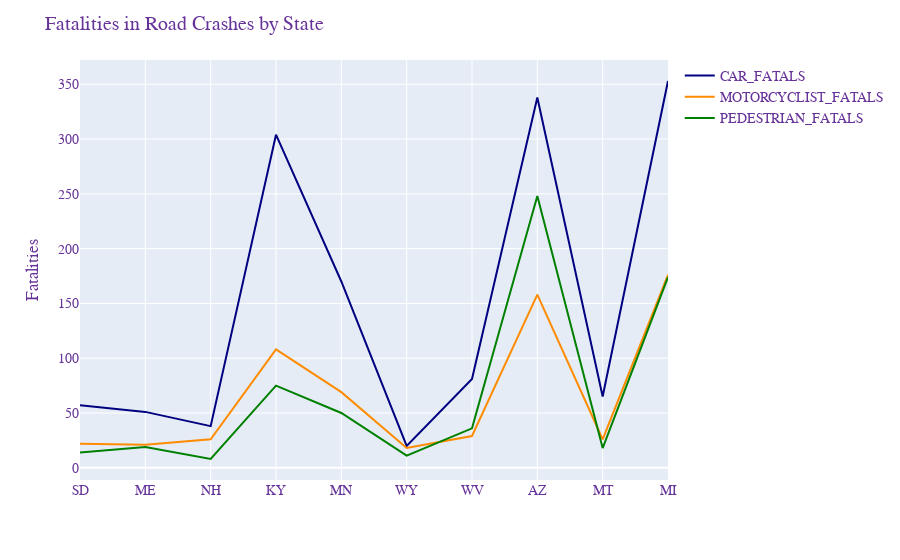

The cell this chart's notebook holds for it:
### Code cell
# Creating a lineplot of State vs Fatalities from Car, Motorcycle and Ped crashes
fig=px.line(group_df11,x='STATE_CODE',y=['CAR_FATALS','MOTORCYCLIST_FATALS','PEDESTRIAN_FATALS'],
        labels={'STATE_CODE':'','value':'Fatalities'}, 
       color_discrete_sequence = ['navy', 'darkorange','green'])
# Setting the font color, size and Title
fig.update_layout(
    font=dict(
        family="Arial",
        size=14,
        color="RebeccaPurple"
    ),
    title='Fatalities in Road Crashes by State',
    legend_title=""
    )

### Figure 1 — Plotly figure (JSON) as saved in the notebook; plotly's stock layout.template omitted (floating-point values rounded to 4 significant figures)
{"data": [{"hovertemplate": "variable=CAR_FATALS<br>=%{x}<br>Fatalities=%{y}<extra></extra>", "legendgroup": "CAR_FATALS", "line": {"color": "navy", "dash": "solid"}, "marker": {"symbol": "circle"}, "mode": "lines", "name": "CAR_FATALS", "orientation": "v", "showlegend": true, "type": "scatter", "x": ["SD", "ME", "NH", "KY", "MN", "WY", "WV", "AZ", "MT", "MI"], "xaxis": "x", "y": [57, 51, 38, 304, 170, 20, 81, 338, 65, 353], "yaxis": "y"}, {"hovertemplate": "variable=MOTORCYCLIST_FATALS<br>=%{x}<br>Fatalities=%{y}<extra></extra>", "legendgroup": "MOTORCYCLIST_FATALS", "line": {"color": "darkorange", "dash": "solid"}, "marker": {"symbol": "circle"}, "mode": "lines", "name": "MOTORCYCLIST_FATALS", "orientation": "v", "showlegend": true, "type": "scatter", "x": ["SD", "ME", "NH", "KY", "MN", "WY", "WV", "AZ", "MT", "MI"], "xaxis": "x", "y": [22, 21, 26, 108, 69, 18, 29, 158, 26, 176], "yaxis": "y"}, {"hovertemplate": "variable=PEDESTRIAN_FATALS<br>=%{x}<br>Fatalities=%{y}<extra></extra>", "legendgroup": "PEDESTRIAN_FATALS", "line": {"color": "green", "dash": "solid"}, "marker": {"symbol": "circle"}, "mode": "lines", "name": "PEDESTRIAN_FATALS", "orientation": "v", "showlegend": true, "type": "scatter", "x": ["SD", "ME", "NH", "KY", "MN", "WY", "WV", "AZ", "MT", "MI"], "xaxis": "x", "y": [14, 19, 8, 75, 50, 11, 36, 248, 18, 174], "yaxis": "y"}], "layout": {"font": {"color": "RebeccaPurple", "family": "Arial", "size": 14}, "legend": {"title": {"text": ""}, "tracegroupgap": 0}, "margin": {"t": 60}, "title": {"text": "Fatalities in Road Crashes by State"}, "xaxis": {"anchor": "y", "domain": [0, 1], "title": {"text": ""}}, "yaxis": {"anchor": "x", "domain": [0, 1], "title": {"text": "Fatalities"}}}}
